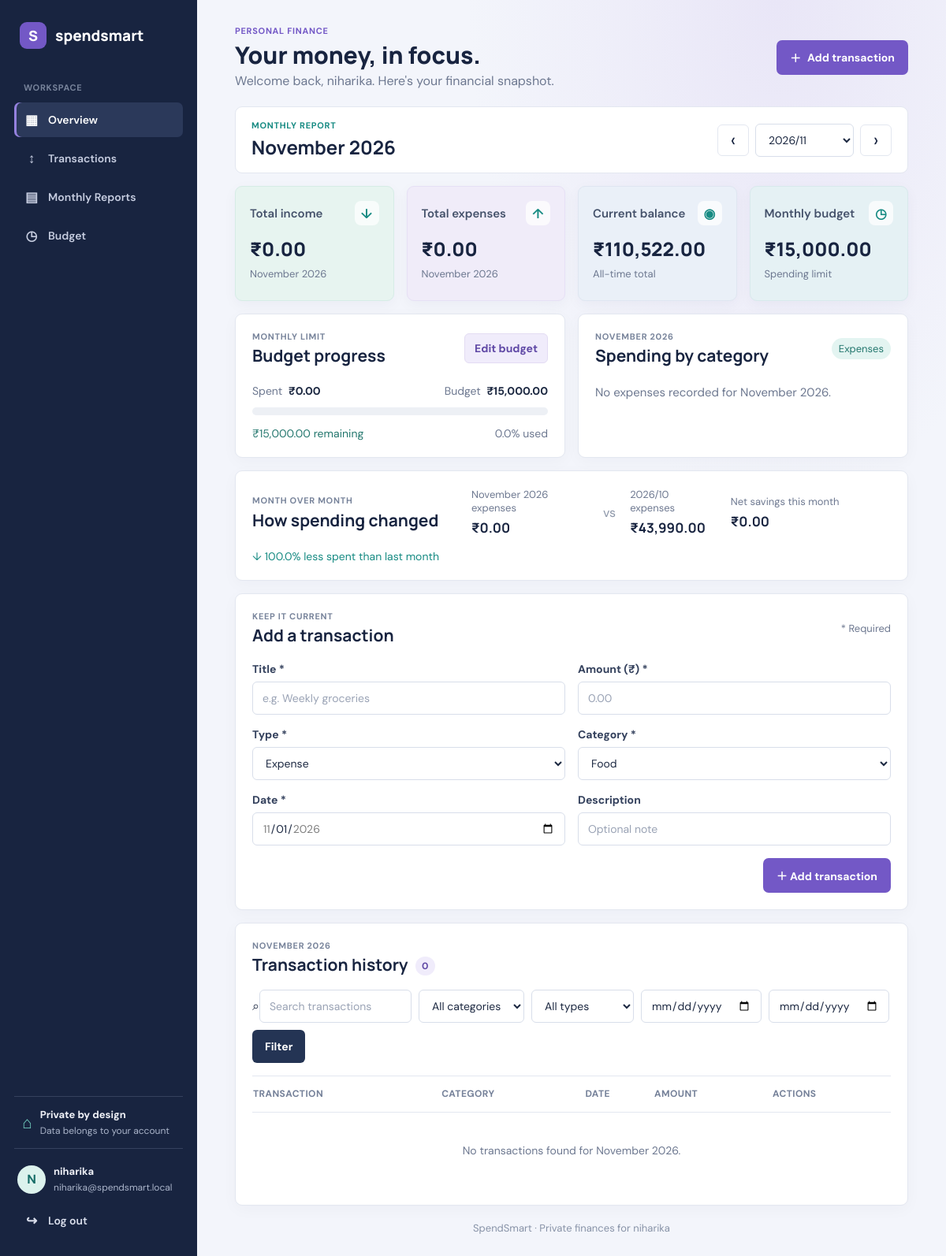
/?month=2026-11 (signed in), run on the app's committed database.
### tables this page shows
CREATE TABLE users (
                id INTEGER PRIMARY KEY AUTOINCREMENT,
                username TEXT NOT NULL UNIQUE COLLATE NOCASE,
                email TEXT NOT NULL UNIQUE COLLATE NOCASE,
                password_hash TEXT NOT NULL
            );

### app.py (the view, shortened to what this page needs)
@app.route("/", methods=["GET", "POST"])
@login_required
def index():
    user = get_current_user()
    month = requested_month()
    filters = {
        "search": request.args.get("search", "").strip()[:80],
        "category": request.args.get("category", ""),
        "type": request.args.get("type", ""),
        "date_from": request.args.get("date_from", ""),
        "date_to": request.args.get("date_to", ""),
    }
    for key in ("date_from", "date_to"):
        if filters[key]:
            try:
                datetime.strptime(filters[key], "%Y-%m-%d")
            except ValueError:
                filters[key] = ""
    return render_dashboard(user, month, filters=filters)

### app.py (called while the page is built)
@contextmanager
def get_db():
    database_path = Path(app.config["DATABASE"])
    database_path.parent.mkdir(parents=True, exist_ok=True)
    connection = sqlite3.connect(database_path)
    connection.row_factory = sqlite3.Row
    connection.execute("PRAGMA foreign_keys = ON")
    try:
        yield connection
        connection.commit()
    except Exception:
        connection.rollback()
        raise
    finally:
        connection.close()

def current_month():
    return date.today().strftime("%Y-%m")

def month_bounds(month):
    year, month_number = (int(part) for part in month.split("-"))
    start = date(year, month_number, 1)
    if month_number == 12:
        end = date(year + 1, 1, 1)
    else:
        end = date(year, month_number + 1, 1)
    previous = date(year - 1, 12, 1) if month_number == 1 else date(year, month_number - 1, 1)
    return start.isoformat(), end.isoformat(), previous.strftime("%Y-%m")

def login_required(view):
    @wraps(view)
    def wrapped(*args, **kwargs):
        user = get_current_user()
        if user is None:
            return redirect(url_for("login", next=request.full_path if request.query_string else request.path))
        return view(*args, **kwargs)
    return wrapped

def get_current_user():
    user_id = session.get("user_id")
    if not user_id:
        return None
    with get_db() as db:
        row = db.execute("SELECT id, username, email FROM users WHERE id = ?", (user_id,)).fetchone()
    if row is None:
        session.clear()
        return None
    return dict(row)

def requested_month():
    month = request.values.get("month", current_month())
    try:
        datetime.strptime(month, "%Y-%m")
        return month
    except ValueError:
        flash("Choose a valid month.", "error")
        return current_month()

@app.template_filter("money")
def format_money(amount_paise):
    return f"₹{(Decimal(int(amount_paise)) / 100):,.2f}"

### templates/dashboard.html (shortened to what this page needs)
<!doctype html>
<html lang="en">
<head>
  <link rel="stylesheet" href="{{ url_for('static', filename='spendsmart.css') }}">
</head>
<body class="dashboard-page">
  <aside class="sidebar">
    <a class="brand" href="{{ url_for('index') }}"><span class="brand-mark">S</span><span>spendsmart</span></a>
    <div class="side-label">WORKSPACE</div>
    <nav class="side-nav" aria-label="Main navigation">
      <a class="nav-link active" href="{{ url_for('index', month=selected_month) }}"><span>▦</span>Overview</a>
      <a class="nav-link" href="#transactions"><span>↕</span>Transactions</a>
      <a class="nav-link" href="#monthly-report"><span>▤</span>Monthly Reports</a>
      <a class="nav-link" href="#budget"><span>◷</span>Budget</a>
    </nav>
    <div class="sidebar-bottom">
      <div class="privacy-note"><span>⌂</span><div><strong>Private by design</strong><small>Data belongs to your account</small></div></div>
      <div class="profile"><div class="avatar">{{ user.username[0]|upper }}</div><div><strong>{{ user.username }}</strong><small>{{ user.email }}</small></div></div>
      <form action="{{ url_for('logout') }}" method="post"><button class="nav-link logout-link" type="submit"><span>↪</span>Log out</button></form>
    </div>
  </aside>
  <main class="main-content">
    <header class="page-header">
      <div><div class="eyebrow">PERSONAL FINANCE</div><h1>Your money, in focus.</h1><p>Welcome back, {{ user.username }}. Here's your financial snapshot.</p></div>
      <a class="primary-button" href="#add-transaction"><span aria-hidden="true">＋</span> Add transaction</a>
    </header>
    <section class="month-toolbar" aria-label="Monthly report controls">
      <div><div class="eyebrow">MONTHLY REPORT</div><h2>{{ month_label }}</h2></div>
      <div class="month-controls">
        <a class="month-arrow" href="{{ url_for('index', month=previous_month) }}" aria-label="Previous month">‹</a>
        <form action="{{ url_for('index') }}" method="get"><label class="sr-only" for="month">Select month</label><select id="month" name="month">{% for choice in month_options %}<option value="{{ choice }}" {% if choice == selected_month %}selected{% endif %}>{{ choice|replace('-', '/') }}</option>{% endfor %}</select></form>
        <a class="month-arrow" href="{{ url_for('index', month=next_month) }}" aria-label="Next month">›</a>
      </div>
    </section>
    <section class="summary-grid" aria-label="Financial summary">
      <article class="summary-card income-card"><div class="card-heading">Total income <span class="metric-icon">↓</span></div><strong>{{ stats.month_income|money }}</strong><small>{{ month_label }}</small></article>
      <article class="summary-card expense-card"><div class="card-heading">Total expenses <span class="metric-icon">↑</span></div><strong>{{ stats.month_expenses|money }}</strong><small>{{ month_label }}</small></article>
      <article class="summary-card balance-card"><div class="card-heading">Current balance <span class="metric-icon">◉</span></div><strong>{{ stats.balance|money }}</strong><small>All-time total</small></article>
      <article class="summary-card budget-summary-card"><div class="card-heading">Monthly budget <span class="metric-icon">◷</span></div><strong>{{ stats.budget|money }}</strong><small>Spending limit</small></article>
    </section>
    <section class="analytics-grid" id="monthly-report" aria-label="Monthly analytics">
      <article class="panel budget-panel" id="budget">
        <div class="panel-heading"><div><div class="eyebrow">MONTHLY LIMIT</div><h2>Budget progress</h2></div><button class="text-button" id="budget-edit-toggle" type="button">Edit budget</button></div>
        <div class="budget-line"><span>Spent <strong>{{ stats.month_expenses|money }}</strong></span><span>Budget <strong>{{ stats.budget|money }}</strong></span></div>
        <div class="progress-track"><div class="progress-fill {% if stats.budget_percent >= 100 %}over-budget{% elif stats.budget_percent >= 80 %}near-budget{% endif %}" style="width: {{ [stats.budget_percent, 100]|min }}%"></div></div>
        {% if stats.budget_percent >= 100 %}<p class="budget-message danger">Budget reached. {{ (stats.month_expenses - stats.budget)|money }} over the limit.</p>{% elif stats.budget_percent >= 80 %}<p class="budget-message warning">{{ '%.1f'|format(stats.budget_percent) }}% used. Keep an eye on spending.</p>{% else %}<p class="budget-message">{{ (stats.budget - stats.month_expenses)|money }} remaining <span>{{ '%.1f'|format(stats.budget_percent) }}% used</span></p>{% endif %}
      </article>
      <article class="panel breakdown-panel">
        <div class="panel-heading"><div><div class="eyebrow">{{ month_label|upper }}</div><h2>Spending by category</h2></div><span class="panel-tag">Expenses</span></div>
        {% if stats.breakdown %}<div class="breakdown-list">{% for item in stats.breakdown %}<div class="breakdown-row"><span class="category-dot dot-{{ loop.index0 % 6 }}"></span><span class="breakdown-name">{{ item.category }}</span><span class="breakdown-track"><span class="breakdown-bar bar-{{ loop.index0 % 6 }}" style="width: {{ item.total * 100 / stats.month_expenses if stats.month_expenses else 0 }}%"></span></span><strong>{{ item.total|money }}</strong></div>{% endfor %}</div>{% else %}<p class="empty-note">No expenses recorded for {{ month_label }}.</p>{% endif %}
      </article>
      <article class="panel comparison-panel">
        <div><div class="eyebrow">MONTH OVER MONTH</div><h2>How spending changed</h2></div>
        <div class="comparison-values"><div><small>{{ month_label }} expenses</small><strong>{{ stats.month_expenses|money }}</strong></div><span>vs</span><div><small>{{ previous_month|replace('-', '/') }} expenses</small><strong>{{ stats.previous_expenses|money }}</strong></div></div>
        <div class="savings-value"><small>Net savings this month</small><strong>{{ stats.net_savings|money }}</strong></div>
        {% if stats.spending_change is none %}<p class="comparison-note">No previous-month spending to compare.</p>{% elif stats.spending_change > 0 %}<p class="comparison-note increase">↑ {{ '%.1f'|format(stats.spending_change) }}% more spent than last month</p>{% elif stats.spending_change < 0 %}<p class="comparison-note decrease">↓ {{ '%.1f'|format(-stats.spending_change) }}% less spent than last month</p>{% else %}<p class="comparison-note">Spending is unchanged from last month.</p>{% endif %}
      </article>
    </section>
    <section class="panel add-panel" id="add-transaction">
      <div class="panel-heading"><div><div class="eyebrow">KEEP IT CURRENT</div><h2>{{ 'Edit transaction' if edit_transaction else 'Add a transaction' }}</h2></div><span class="required-hint">* Required</span></div>
      <form class="transaction-form" action="{{ url_for('edit_transaction', transaction_id=edit_transaction.id, month=selected_month) if edit_transaction else url_for('index', month=selected_month) }}" method="post" id="transaction-form">
        <input type="hidden" name="month" value="{{ selected_month }}">{% set entry = edit_transaction %}
        <div class="form-field"><label for="title">Title <span>*</span></label><input id="title" name="title" type="text" maxlength="80" value="{{ entry.title if entry else '' }}" placeholder="e.g. Weekly groceries" required></div>
        <div class="form-field"><label for="amount">Amount (₹) <span>*</span></label><input id="amount" name="amount" type="number" min="0.01" max="999999999" step="0.01" value="{{ '%.2f'|format(entry.amount_paise / 100) if entry else '' }}" placeholder="0.00" required></div>
        <div class="form-field"><label for="type">Type <span>*</span></label><select id="type" name="type" required><option value="expense" {% if not entry or entry.type == 'expense' %}selected{% endif %}>Expense</option></select></div>
        <div class="form-field"><label for="category">Category <span>*</span></label><select id="category" name="category" required>{% for category in categories %}<option value="{{ category }}" {% if entry and entry.category == category %}selected{% endif %}>{{ category }}</option>{% endfor %}</select></div>
        <div class="form-field"><label for="date">Date <span>*</span></label><input id="date" name="date" type="date" min="{{ month_first }}" max="{{ month_last }}" value="{{ entry.date if entry else (today if today[:7] == selected_month else month_first) }}" required></div>
        <div class="form-field"><label for="description">Description</label><input id="description" name="description" type="text" maxlength="240" value="{{ entry.description if entry else '' }}" placeholder="Optional note"></div>
        <div class="form-actions"><button class="primary-button" type="submit">{{ 'Save changes' if edit_transaction else '＋ Add transaction' }}</button></div>
      </form>
    </section>
    <section class="panel history-panel" id="transactions">
      <div class="panel-heading history-heading"><div><div class="eyebrow">{{ month_label|upper }}</div><h2>Transaction history <span class="count-pill">{{ transactions|length }}</span></h2></div></div>
      <form class="filter-form" action="{{ url_for('index') }}" method="get">
        <label class="search-box"><span>⌕</span><input type="search" name="search" value="{{ filters.search }}" placeholder="Search transactions" aria-label="Search transactions"></label>
        <select name="category" aria-label="Filter by category"><option value="">All categories</option></select>
        <select name="type" aria-label="Filter by type"><option value="">All types</option></select>
        <input type="date" name="date_from" value="{{ filters.date_from }}" aria-label="From date"><input type="date" name="date_to" value="{{ filters.date_to }}" aria-label="To date">
        <button class="filter-button" type="submit">Filter</button>
      </form>
      <div class="table-wrap"><table><thead><tr><th scope="col">TRANSACTION</th><th scope="col">CATEGORY</th><th scope="col">DATE</th><th scope="col">AMOUNT</th><th scope="col">ACTIONS</th></tr></thead><tbody>
        {% for transaction in transactions %}<tr><td><div class="transaction-name"><span class="transaction-symbol {{ transaction.type }}">{{ '↓' if transaction.type == 'income' else '↑' }}</span><div><strong>{{ transaction.title }}</strong><small>{{ transaction.description or transaction.type|capitalize }}</small></div></div></td><td><span class="category-label">{{ transaction.category }}</span></td><td>{{ transaction.date }}</td><td class="amount-cell {{ transaction.type }}">{{ '+' if transaction.type == 'income' else '−' }}{{ transaction.amount_paise|money }}</td><td><div class="row-actions"><a class="icon-button" href="{{ url_for('edit_transaction', transaction_id=transaction.id, month=selected_month) }}" aria-label="Edit {{ transaction.title }}">✎</a><form class="delete-form" action="{{ url_for('delete_transaction', transaction_id=transaction.id) }}" method="post"><input type="hidden" name="month" value="{{ selected_month }}"><button class="icon-button delete-button" type="submit" aria-label="Delete {{ transaction.title }}">×</button></form></div></td></tr>{% else %}<tr><td class="empty-state" colspan="5">No transactions found for {{ month_label }}.</td></tr>{% endfor %}
      </tbody></table></div>
    </section>
    <footer class="footer">SpendSmart <span>·</span> Private finances for {{ user.username }}</footer>
  </main>
</body>
</html>

### data on the page
users: username "N", username "niharika", email "niharika@spendsmart.local"

### other printed values
{{ month_label }} "November 2026"
{{ stats.month_income|money }} "₹0.00"
{{ stats.month_expenses|money }} "₹0.00"
{{ stats.balance|money }} "₹110,522.00"
{{ stats.budget|money }} "₹15,000.00"
{{ (stats.budget - stats.month_expenses)|money }} "₹15,000.00"
{{ '%.1f'|format(stats.budget_percent) }} "0.0"
{{ month_label|upper }} "NOVEMBER 2026"
{{ previous_month|replace('-', '/') }} "2026/10"
{{ stats.previous_expenses|money }} "₹43,990.00"
{{ stats.net_savings|money }} "₹0.00"
{{ '%.1f'|format(-stats.spending_change) }} "100.0"
{{ 'Edit transaction' if edit_transaction else 'Add a transaction' }} "Add a transaction"
{{ 'Save changes' if edit_transaction else '＋ Add transaction' }} "＋ Add transaction"
{{ transactions|length }} "0"
